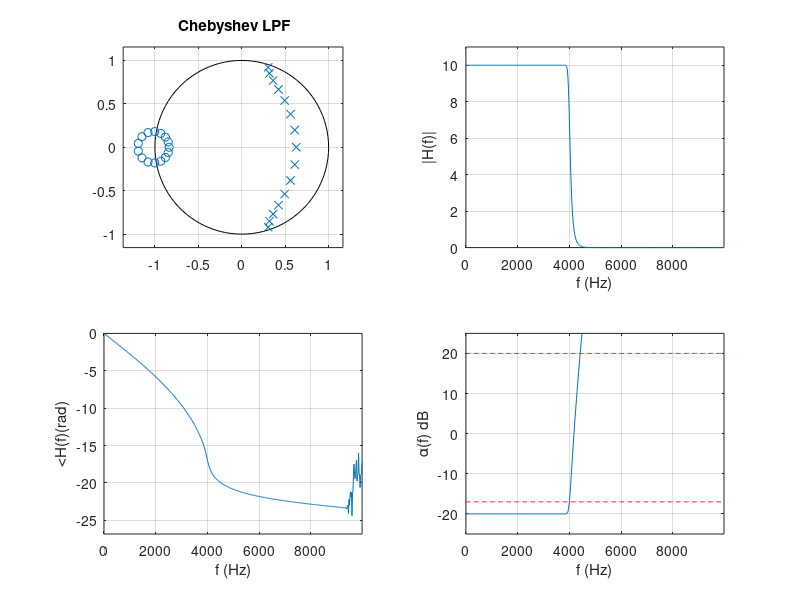

Write MATLAB code to recreate this figure.
%
% Example 11.10
%
% Butterworth/Chebyshev filters for analog signal
%
clear all; clf
wh=0.4*pi;ws=0.5*pi; alphamin=40;Fs=20000;
ind=input('Butterworth (1) or Chebyshev (2) ?  ');
if ind==1,
% Butterworth
N=log10((10^(0.1*alphamin)-1))/(2*log10(tan(ws/2)/tan(wh/2))); N=ceil(N)
[b,a]=butter(N,wh/pi)
disp('normalize whp')
whp=wh/pi
else
% Chebyshev
N=15  
alphamax=0.001;
epsi=sqrt(10^(0.1*alphamax)-1);
wp=2*atan(tan(0.5*wh)/(cosh(acosh(sqrt(10^(0.1*3.01)-1)/epsi)/N)));
disp(' normalized wp')
wp=wp/pi
[b,a]=cheby1(N,alphamax,wp)
end
% magnitude and phase
[H,w]=freqz(b,a);w=w/pi;M=length(H);f=w*Fs/2;

alpha0=-20;H=H*10;
spec2=alpha0+alphamin*ones(1,M);
hpf=alpha0+3.01*ones(1,M);
alpha=-20*log10(abs(H));
Ha=unwrap(angle(H));

figure(1)
subplot(221)
zplane(b,a)
if ind==1,
    title(' Butterworth LPF')
else
    title(' Chebyshev LPF')
end
subplot(222)
plot(f,abs(H)); grid; axis([0 max(f) 0 1.1*max(abs(H))]); ylabel('|H(f)|'); xlabel('f (Hz)')
subplot(223)
plot(f,Ha);grid; ylabel('<H(f)(rad)'); xlabel('f (Hz)')
axis([0 max(f) 1.1*min(Ha) 1.1*max(Ha)]);
subplot(224)
plot(f,alpha); ylabel('\alpha(f) dB'); xlabel('f (Hz)')
hold on
plot(f,hpf,'r--')
hold on
plot(f,spec2,'r--'); grid; axis([0 max(f) -25 25]); 
hold off
